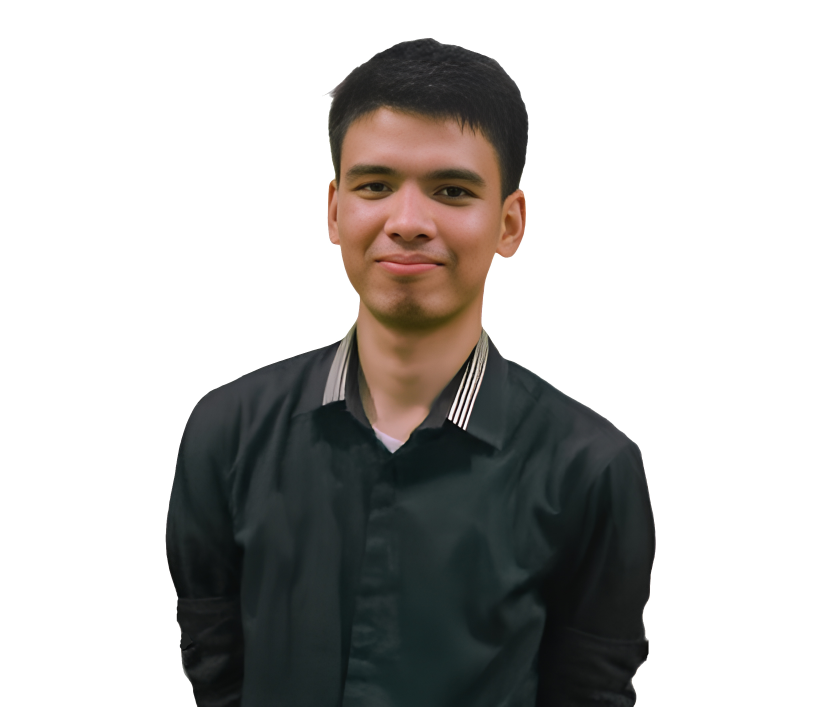
#> input picture client-assets/Headshot.jpg, 2448 x 2120 px (shown at 1/3 size)
$ python cutout_headshot.py
#> lines starting #> are read from the running program, lines starting #| are printed output that depends on the picture; after the words box and inside, x2 and y2 are one past the last pixel; in counts of white or black regions, pixels touching at a corner belong together
"""Make a transparent cut-out of client-assets/Headshot.jpg (a cut-out on white) for the dark theme.

    python tools/cutout_headshot.py

Background = near-white pixels connected to the image border (flood fill), so white inside the subject
(collar stripes, eye highlights) stays. The source's own edge is 2-12px of light, white-mixed pixels (it was
cut out once already), which reads as a white outline on charcoal (Ernest flagged it, 2026-10-08). So:
  1. the edge is pulled in by ERODE px, which drops the contaminated rim and stray light wisps of hair;
  2. any edge pixel lighter than the clean interior around it is recoloured from the nearest interior
     colours (normalised blur of the interior), so no light value survives along the edge, while darker
     texture (hair strands, folds) is kept;
  3. the alpha edge is feathered by FEATHER px so it stays soft rather than cut.
Output: client-assets/headshot-cutout.png (full size).
"""
import sys
from pathlib import Path

import numpy as np
from PIL import Image, ImageDraw, ImageFilter

sys.stdout.reconfigure(encoding="utf-8", errors="replace")
ROOT = Path(__file__).resolve().parent.parent
SRC = ROOT / "client-assets" / "Headshot.jpg"
OUT = ROOT / "client-assets" / "headshot-cutout.png"
ERODE = 6      # px pulled in from the flood-fill edge (the measured rim is 2-6px, up to ~12px where blurry)
CORE = 12      # px in from the edge where colours count as clean
FEATHER = 1.6  # px of soft alpha edge
TOL = 8        # an edge pixel this much lighter (0-255 mean) than the interior around it counts as white-mixed
PAD = 40       # edge-replicated padding, so the subject cut by the bottom of the photo isn't eroded there


def blur(a, r):
    """Approximate Gaussian blur (three box passes) of a float 2-D array, edges replicated."""
    r = max(1, int(round(r)))
    for axis in (0, 1):
        for _ in range(3):
            p = np.pad(a, [((r + 1, r) if ax == axis else (0, 0)) for ax in (0, 1)], mode="edge")
            c = np.cumsum(p, axis=axis)
            hi = np.take(c, np.arange(2 * r + 1, c.shape[axis]), axis=axis)
            lo = np.take(c, np.arange(0, c.shape[axis] - 2 * r - 1), axis=axis)
            a = (hi - lo) / (2 * r + 1)
    return a


def erode(mask, r):
    """Binary erosion by r px (PIL MinFilter takes an odd window size)."""
    img = Image.fromarray(mask.astype(np.uint8) * 255, "L").filter(ImageFilter.MinFilter(2 * r + 1))
    return np.asarray(img) > 127


def main():
    src = np.asarray(Image.open(SRC).convert("RGB")).astype(np.float32)
    rgb = np.pad(src, ((PAD, PAD), (PAD, PAD), (0, 0)), mode="edge")
    whiteness = rgb.min(axis=2)  # 255 = pure white
    # Flood-fill the near-white region from every near-white border pixel.
    # .copy(): an image made by fromarray shares the read-only buffer, and floodfill silently does nothing.
    mask = Image.fromarray(((whiteness > 232) * 255).astype(np.uint8), "L").copy()
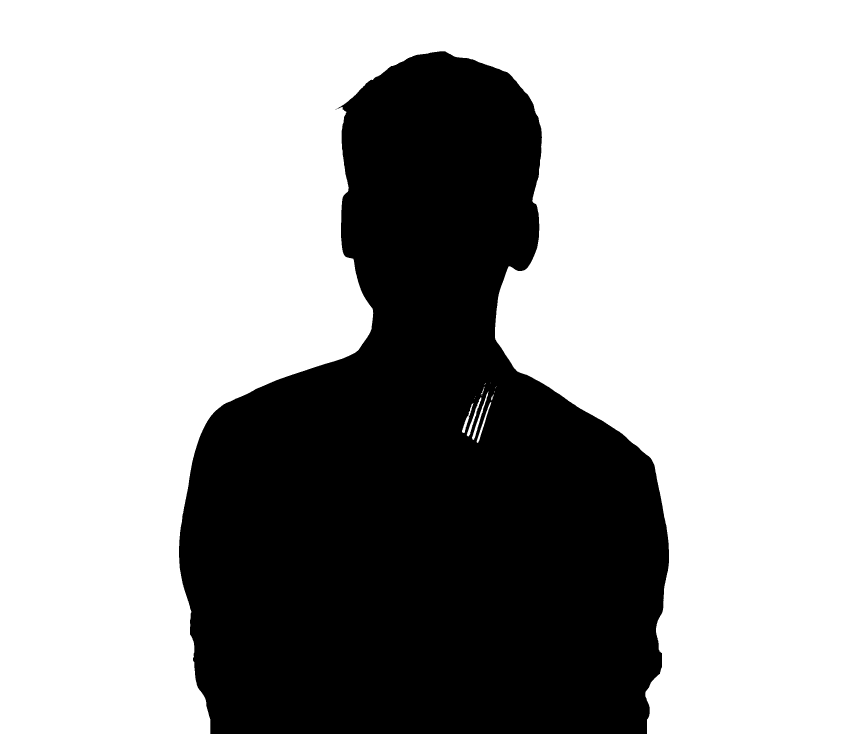
#> mask: PIL image 2528x2200 L (shown at 1/3 size); 65.5% white; 1 black region, box (x1, y1, x2, y2) and area: (537, 154, 2007, 2200) 1920280
    h, w = whiteness.shape
#> h = 2200; w = 2528
    seeds = [(x, 0) for x in range(0, w, 8)] + [(x, h - 1) for x in range(0, w, 8)] + \
            [(0, y) for y in range(0, h, 8)] + [(w - 1, y) for y in range(0, h, 8)]
    for s in seeds:
        if mask.getpixel(s) == 255:
            ImageDraw.floodfill(mask, s, 128)
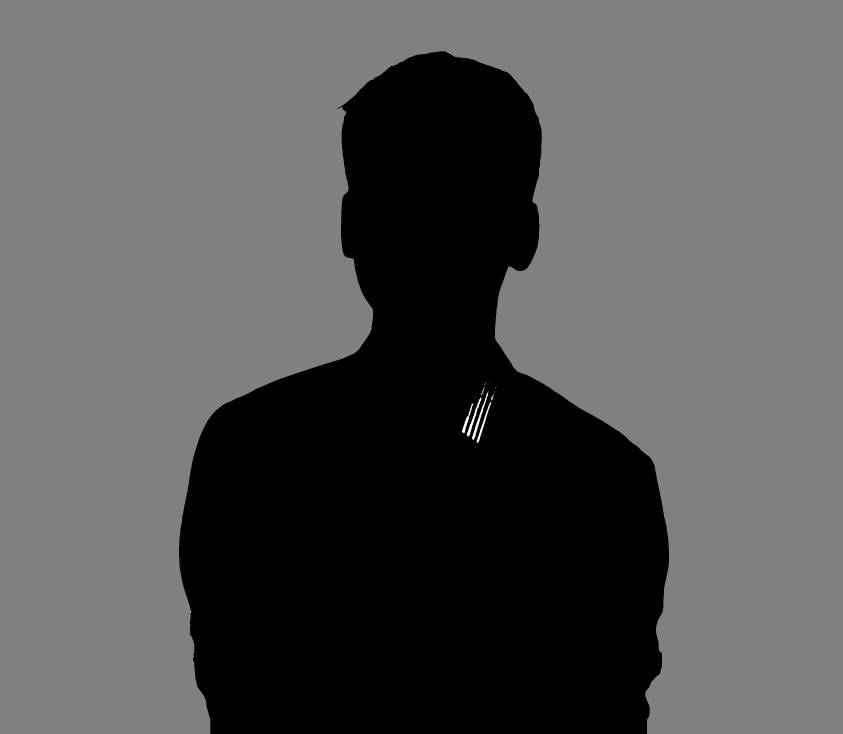
#> mask: PIL image 2528x2200 L (shown at 1/3 size); min 0, max 255, mean 83.9
    fg = np.asarray(mask) != 128
#> fg: shape (2200, 2528) bool; 34.6% white; 1 white region, box (x1, y1, x2, y2) and area: (537, 154, 2007, 2200) 1923281

    # 1-3: pulled-in, feathered alpha; colours outside the clean core rebuilt from the core.
    alpha = np.clip(blur(erode(fg, ERODE).astype(np.float32), FEATHER), 0, 1)
#> in erode, `img = Image.fromarray(mask.astype(np.uint8) * 255, "L").filter(ImageFi..`: img: PIL image 2528x2200 L; 33.9% white; 1 white region, box (x1, y1, x2, y2) and area: (543, 160, 2001, 2200) 1884819
#> in blur, `r = max(1, int(round(r)))`: r = 2
#> after the loop in blur, `for axis in (0, 1):`:
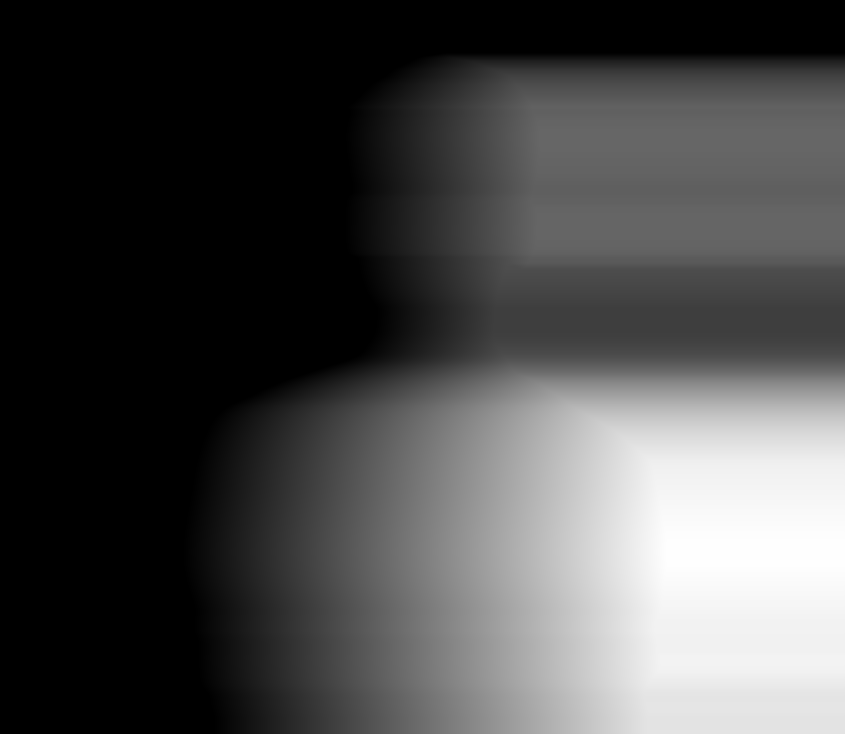
#> c: shape (2200, 2533) float32 (shown at 1/3 size); min 0, max 1458, mean 424.1; drawn with min black and max white
    core = erode(fg, CORE).astype(np.float32)
#> in erode (call 2), `img = Image.fromarray(mask.astype(np.uint8) * 255, "L").filter(ImageFi..`: img: PIL image 2528x2200 L; 33.2% white; 1 white region, box (x1, y1, x2, y2) and area: (549, 167, 1995, 2200) 1846694
    col = rgb.copy()
    todo = core < 1
    for r in (4, 10, 24, 60):  # widen until every edge pixel has interior colour to borrow
        wgt = blur(core, r)
        fill = np.dstack([blur(rgb[..., i] * core, r) for i in range(3)]) / np.maximum(wgt, 1e-6)[..., None]
        ok = todo & (wgt > 0.02)
        # Keep the real texture (hair strands, shirt folds) where it isn't lighter than its surroundings;
        # only light, white-mixed pixels take the borrowed colour.
        lighter = rgb.mean(axis=2) > fill.mean(axis=2) + TOL
        col[ok & lighter] = fill[ok & lighter]
        todo &= ~ok
        if not todo[alpha > 0].any():
            break
#> this loop made 3 passes
#> pass 1, in main, `lighter = rgb.mean(axis=2) > fill.mean(axis=2) + TOL`:
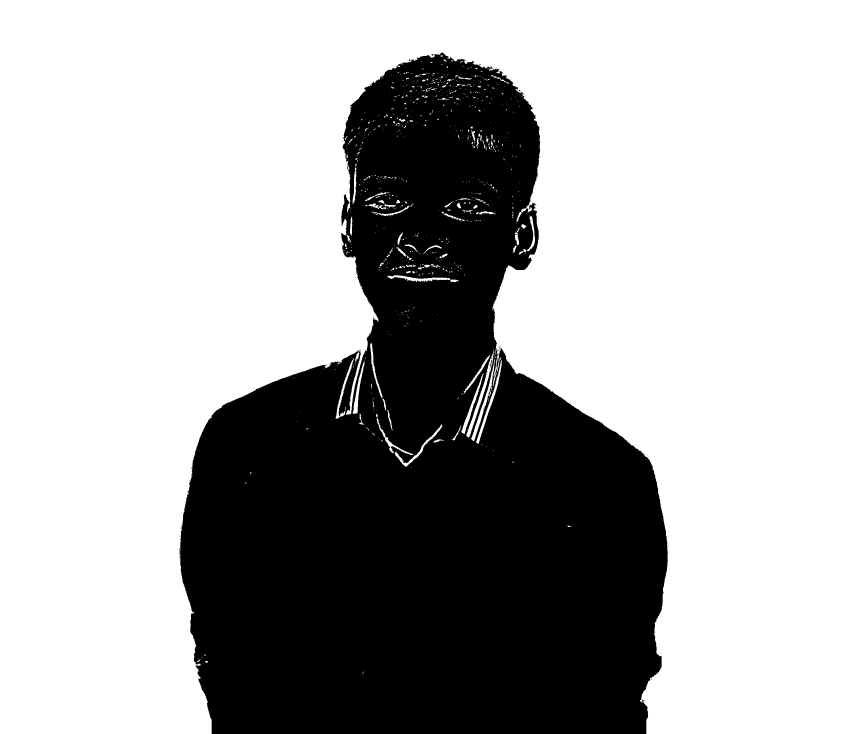
#> lighter: shape (2200, 2528) bool (shown at 1/3 size); 66.5% white; 79 black regions (75 under 20 px), largest, box (x1, y1, x2, y2) and area: (538, 158, 2004, 2200) 1863825, (1470, 1081, 1477, 1100) 43, (1041, 497, 1045, 508) 21, (1294, 162, 1301, 167) 20
#> after the loop:
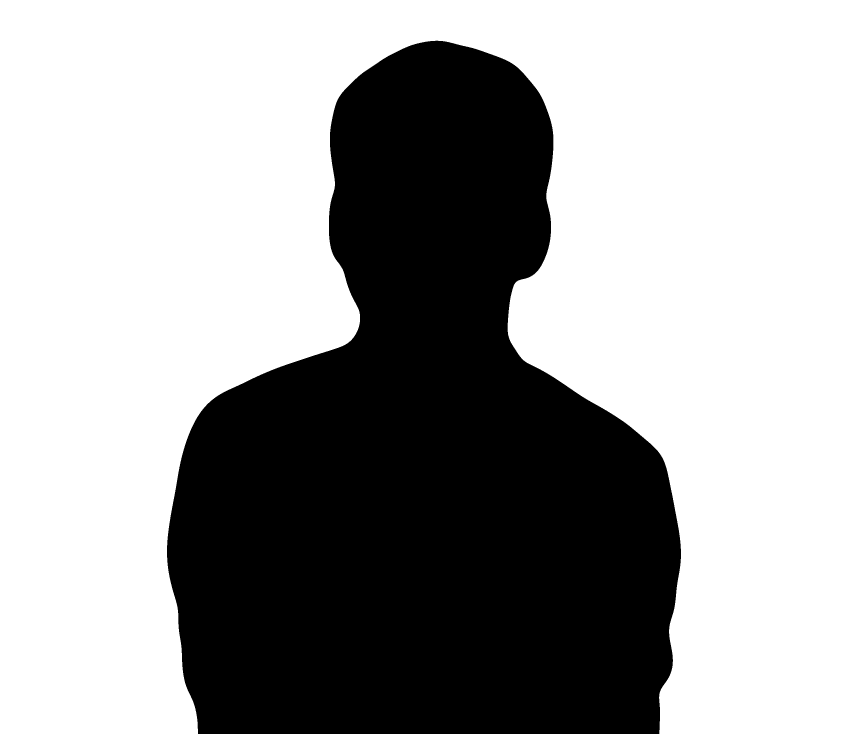
#> todo: shape (2200, 2528) bool (shown at 1/3 size); 62.2% white; 1 black region, box (x1, y1, x2, y2) and area: (501, 122, 2043, 2200) 2100982
#> after the loop:
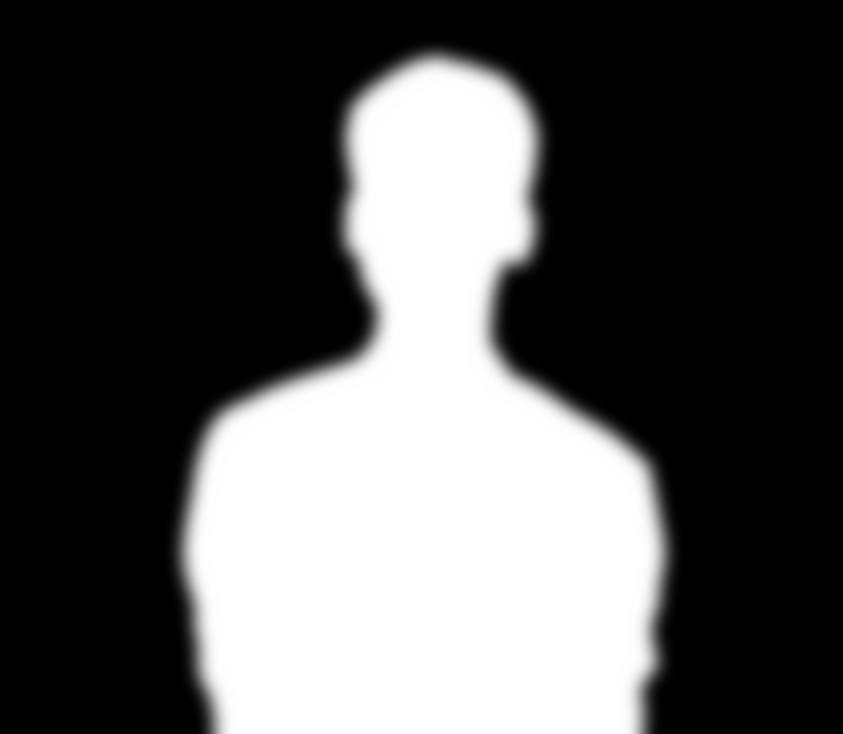
#> wgt: shape (2200, 2528) float32 (shown at 1/3 size); min 0, max 1, mean 0.332

    out = np.dstack([np.clip(col, 0, 255), alpha * 255]).astype(np.uint8)[PAD:-PAD, PAD:-PAD]
    img = Image.fromarray(out, "RGBA")
    bbox = img.getchannel("A").point(lambda v: 255 if v > 8 else 0).getbbox()
#> bbox = (499, 116, 1965, 2120)
    img = img.crop(bbox)
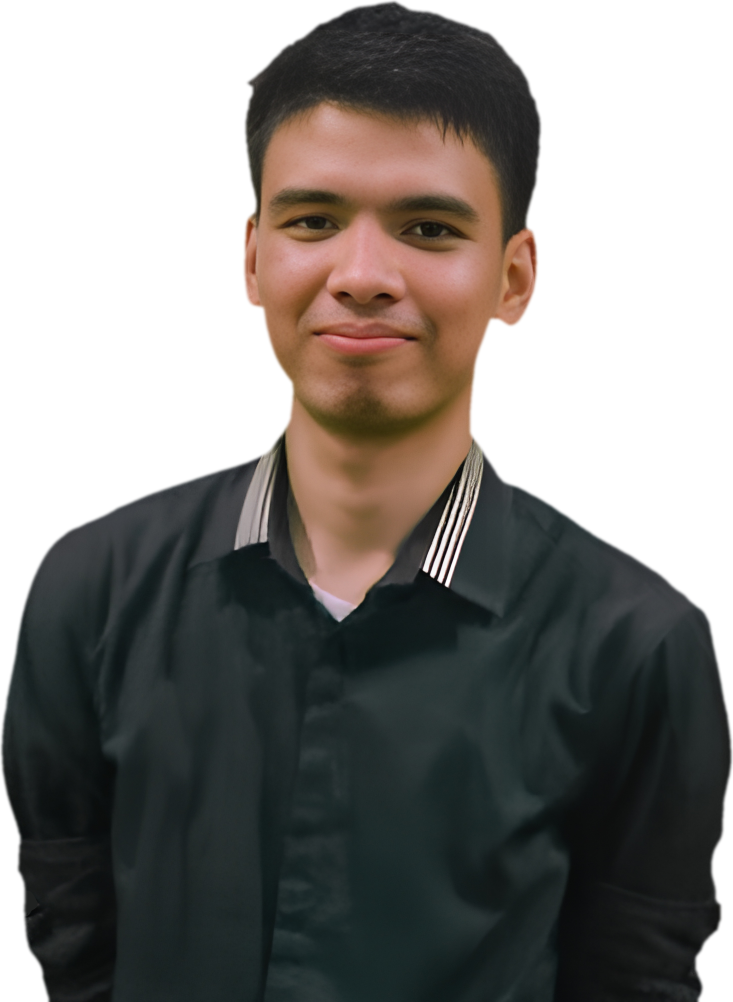
#> img: PIL image 1466x2004 RGBA (shown at 1/2 size); mean R, G, B, A 121.7, 118.7, 115.2, 159.1; transparent parts drawn white
    OUT.parent.mkdir(exist_ok=True)
    img.save(OUT)
    print(f"{OUT.relative_to(ROOT).as_posix()}  {img.width}x{img.height}  bbox {bbox}")
#| client-assets/headshot-cutout.png  1466x2004  bbox (499, 116, 1965, 2120)


if __name__ == "__main__":
    main()
